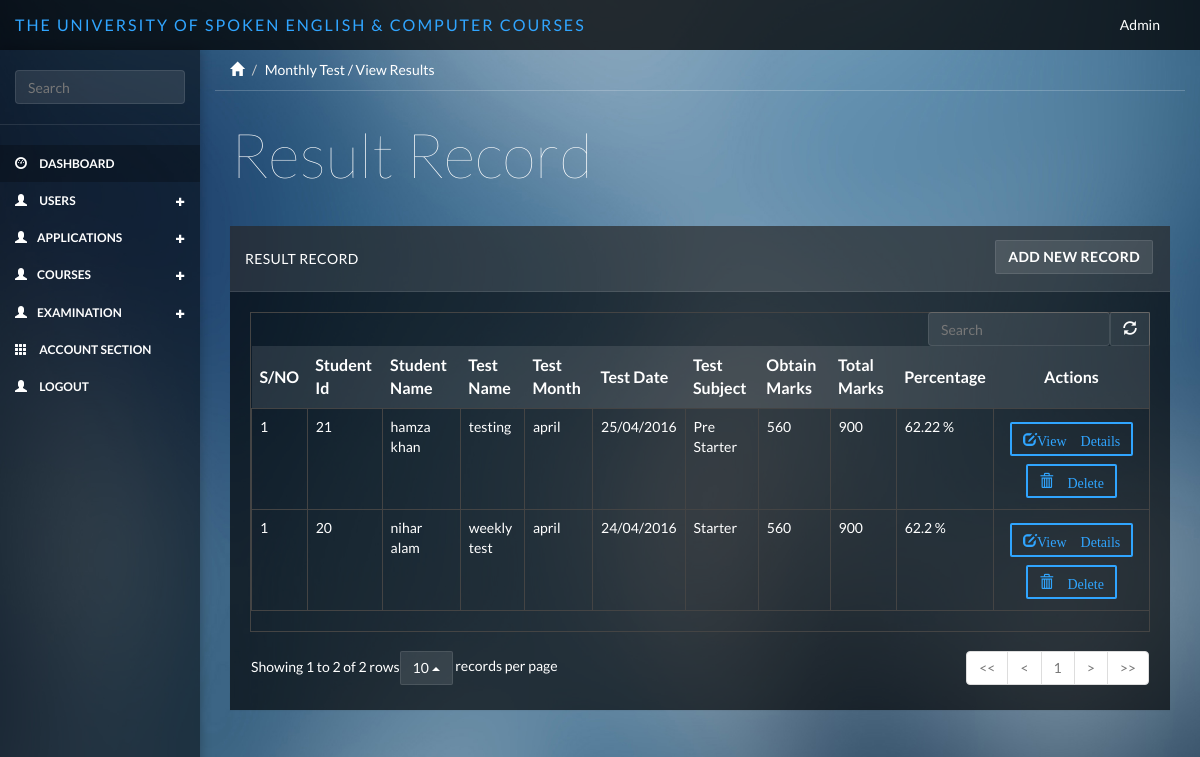
Page /monthlytest/result_view on the committed database.
### tables this page shows
CREATE TABLE IF NOT EXISTS `monthly_test` (
  `test_id` int(11) NOT NULL AUTO_INCREMENT,
  `fkstudent_id` int(11) NOT NULL,
  `test_name` varchar(255) NOT NULL,
  `test_month` varchar(255) NOT NULL,
  `test_date` varchar(255) NOT NULL,
  `test_subject` varchar(255) NOT NULL,
  `obtn_marks` varchar(255) NOT NULL,
  `totl_marks` varchar(255) NOT NULL,
  `percentage` varchar(255) NOT NULL,
  `created_at` varchar(255) NOT NULL,
  `updated_at` varchar(255) NOT NULL,
  PRIMARY KEY (`test_id`)
);

CREATE TABLE IF NOT EXISTS `users` (
  `u_id` int(11) NOT NULL AUTO_INCREMENT,
  `name` varchar(255) NOT NULL,
  `f_name` varchar(255) NOT NULL,
  `age` varchar(255) NOT NULL,
  `contact` varchar(255) NOT NULL,
  `country_id` varchar(255) NOT NULL,
  `province_id` varchar(255) NOT NULL,
  `city_id` varchar(255) NOT NULL,
  `address` varchar(255) NOT NULL,
  `email` varchar(255) NOT NULL,
  `password` varchar(500) NOT NULL,
  `role` varchar(255) NOT NULL,
  `fktestresult_id` int(11) NOT NULL,
  `description` varchar(255) NOT NULL,
  `created_at` varchar(255) NOT NULL,
  `updated_at` varchar(255) NOT NULL,
  `created_by` varchar(255) NOT NULL,
  PRIMARY KEY (`u_id`)
);

CREATE TABLE IF NOT EXISTS `course_sub_category` (
  `course_c_s_id` int(11) NOT NULL AUTO_INCREMENT,
  `fk_course_c_id` int(255) NOT NULL,
  `subject_title` varchar(255) NOT NULL,
  `subject_duration` varchar(255) NOT NULL,
  `subject_fee` varchar(255) NOT NULL,
  PRIMARY KEY (`course_c_s_id`)
);

### application/controllers/MonthlyTest.php (called while the page is built, shortened)
<?php
class MonthlyTest extends CI_Controller {
    public function result_view( $id = null )
    {
        $this->db->select('*');
        $this->db->from('monthly_test');
        $this->db->join('student', 'student.s_id = monthly_test.fkstudent_id');
        $this->db->join('users', 'users.u_id = student.fkuser_id');
        $this->db->join('course_sub_category', 'course_sub_category.course_c_s_id = monthly_test.test_subject');
        $query = $this->db->get();
        $result['result'] = $query->result();
        $this->load->view('include/header');
        $this->load->view('include/sidebar');
        $this->load->view('monthlytest/result_view',$result);
        $this->load->view('include/footer');
    }
}

### index.php (called while the page is built, shortened)
<?php
require_once BASEPATH.'core/CodeIgniter.php';

### application/views/monthlytest/result_view.php (the view)
<div class="col-sm-9 col-sm-offset-3 col-lg-10 col-lg-offset-2 main">
    <div class="row">
        <ol class="breadcrumb">
            <li><a href="#"><span class="glyphicon glyphicon-home"></span></a></li>
            <li class="active">Monthly Test / View Results</li>
        </ol>
    </div>
    <div class="row">
        <div class="col-lg-12">
            <h1 class="page-header">Result Record</h1>
        </div>
    </div>
    <div class="row">
        <div class="col-lg-12">
            <div class="panel panel-default">
                <div  class="panel-heading">Result Record
                <a href="<?= site_url()?>admin/student_view" type="button" class="btn btn-default margin  pull-right"><b>Add New Record</b></a>
                </div>
                <div class="panel-body">
                    <table data-toggle="table" data-show-refresh="true" data-search="true" data-select-item-name="toolbar1" data-pagination="true" data-sort-name="name" data-sort-order="desc">
                        <thead>
                        <tr>
                            <th  data-sortable="true"><b>S/NO</b></th>
                            <th  data-sortable="true"><b>Student Id</b></th>
                            <th  data-sortable="true"><b>Student Name</b></th>
                            <th  data-sortable="true"><b>Test Name</b></th>
                            <th  data-sortable="true"><b>Test Month</b></th>
                            <th  data-sortable="true"><b>Test Date</b></th>
                            <th  data-sortable="true"><b>Test Subject</b></th>
                            <th  data-sortable="true"><b>Obtain Marks</b></th>
                            <th  data-sortable="true"><b>Total Marks</b></th>
                            <th  data-sortable="true"><b>Percentage</b></th>
                            <th  colspan="2" class="text-center"><b>Actions</b></th>
                        </tr>
                        </thead>
                        <tbody>
                        <?php foreach($result as $array){?>
                        <tr>
                            <td>1</td>
                            <td><?=$array->fkstudent_id?></td>
                            <td><?=$array->name?></td>
                            <td><?=$array->test_name?></td>
                            <td><?=$array->test_month?></td>
                            <td><?=$array->test_date?></td>
                            <td><?=$array->subject_title?></td>
                            <td><?=$array->obtn_marks?></td>
                            <td><?=$array->totl_marks?></td>
                            <td><?=$array->percentage?><?php if('percentage' >= 0){ echo ' %';} ?></td>
                             <td>
                                <a href="<?= site_url()?>monthlytest/result_details/<?= $array->test_id ?>" type="button" class="btn btn-primary glyphicon glyphicon-edit btn-outline margin">View Details</a>
                                <a href="<?= site_url()?>monthlytest/result_delete/<?= $array->test_id ?>/<?= $array->fkstudent_id ?>" type="button" class="btn btn-primary glyphicon glyphicon-trash btn-outline margin"> Delete</a>
                            </td>
                        </tr>
                        <?php } ?>
                        </tbody>
                    </table>
                </div>
            </div>
        </div>
    </div>
</div>

### public/css/styles.css (style rules this page uses)
body { background-color: #444; background-image: url(../bg/blurred-background-1.jpg); background-size: cover; -webkit-background-size: cover; -moz-background-size: cover; -o-background-size: cover; font-family: 'Lato'; padding-top: 50px; color: #fff; }
.row { margin: 0; }
.panel-body { padding: 20px; }
.main { padding-bottom: 20px; }
a, a:hover, a:focus { color: #fff; }
h1, h2, h3, h4, h5, h6 { color: #fff; }
h1 { font-weight: 100; font-size: 62px; }
.margin { margin: 4px 2px; }
.btn-default, .btn-default:hover, .btn-default:focus, .btn-default:active, .btn-default.active, .open > .dropdown-toggle.btn-default, .btn-default.disabled, .btn-default[disabled], fieldset[disabled] .btn-default, .btn-default.disabled:hover, .btn-default[disabled]:hover, fieldset[disabled] .btn-default:hover, .btn-default.disabled:focus, .btn-default[disabled]:focus, fieldset[disabled] .btn-default:focus, .btn-default.disabled:active, .btn-default[disabled]:active, fieldset[disabled] .btn-default:active, .btn-default.disabled.active, .btn-default[disabled].active, fieldset[disabled] .btn-default.active { background-color: rgba(255, 255, 255, .1); border-color: rgba(255, 255, 255, .1); color: #fff; }
.btn-primary, .btn-primary:hover, .btn-primary:focus, .btn-primary:active, .btn-primary.active, .open > .dropdown-toggle.btn-primary, .btn-primary.disabled, .btn-primary[disabled], fieldset[disabled] .btn-primary, .btn-primary.disabled:hover, .btn-primary[disabled]:hover, fieldset[disabled] .btn-primary:hover, .btn-primary.disabled:focus, .btn-primary[disabled]:focus, fieldset[disabled] .btn-primary:focus, .btn-primary.disabled:active, .btn-primary[disabled]:active, fieldset[disabled] .btn-primary:active, .btn-primary.disabled.active, .btn-primary[disabled].active, fieldset[disabled] .btn-primary.active { background-color: #30a5ff; border-color: #30a5ff; }
.btn { border-radius: 2px; }
.btn-outline { background: none; border-width: 2px; padding: 5px 11px; }
.btn-outline.btn-primary { color: #30a5ff; }
.panel { border: 0; background: #333; background: rgba(0, 0, 0, .65); border-radius: 0; margin-top: -1px; }
.panel-heading { font-size: 18px; font-weight: 300; letter-spacing: 0.025em; height: 66px; line-height: 45px; border-radius: 0; }
.panel-default .panel-heading { background: #444; background: rgba(255, 255, 255, .1); border-bottom: 1px solid rgba(255, 255, 255, .1); color: #fff; text-transform: uppercase; font-size: 14px; font-weight: 500; }
.breadcrumb { border-radius: 0; padding: 10px 15px; background: none; box-shadow: 0 1px 0px rgba(255, 255, 255, .2); margin: 0 ; }
.breadcrumb li { color: #fff; }
.breadcrumb .active { color: #fff; }
h1.page-header { margin-top: 30px; margin-bottom: 30px; border-bottom: 0; color: #fff; }
.table { background: none; }

### rows in the picture
monthly_test: fkstudent "21", users.name "hamza khan", test_name "testing", test_month "april", test_date "25/04/2016", course_sub_category.subject_title "Pre Starter", obtn_marks "560", totl_marks "900", percentage "62.22"
monthly_test: fkstudent "20", users.name "nihar alam", test_name "weekly test", test_month "april", test_date "24/04/2016", course_sub_category.subject_title "Starter", obtn_marks "560", totl_marks "900", percentage "62.2"
